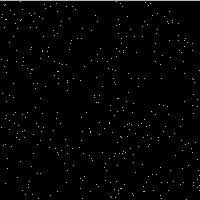
Frame 1 (no input)
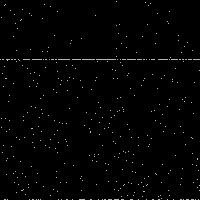
Frame 60 (the mouse pressed at the canvas centre just before this capture)
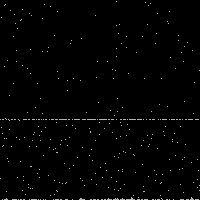
Frame 120 (the mouse held since frame 60 and released just before this capture)

The Processing sketch that drew these frames (run headless with seeded random() and noise(); from frame 60 on, the mouse is pressed at the canvas centre):

// Processing sketch: grid_phys
// ── grid_phys.pde
Particle[][] grid;
Particle[][] newGrid;
class Particle {
  int x, y;
  boolean fixed = false;

  Particle(int x, int y) {
    this.x = x;
    this.y = y;
  }

  void update() {
    Particle below = getParticle(x, y+1);
    Particle left = getParticle(x-1, y+1);
    Particle right = getParticle(x+1, y+1);

    if (fixed) {
       newGrid[x][y] = this;
    } else {
      if (below == null && !OOB(x, y+1)) {
        move(x, y+1);
      } else if (left == null && !OOB(x-1, y+1)) {
        move(x-1, y+1);
      } else if (right == null && !OOB(x+1, y+1)) {
        move(x+1, y+1);
      } else {
        newGrid[x][y] = this;
      }
    }
  }

  void move(int nx, int ny) {
    grid[x][y] = null;
    x = nx;
    y = ny;
    newGrid[x][y] = this;
  }
}

boolean OOB(int x, int y) {
  return (x < 0 || x > width-1 || y < 0 || y > height-1);
}
Particle getParticle(int x, int y) {
  if (OOB(x, y)) {
    return null;
  } else {
    return grid[x][y];
  }
}

void setup() {
  size(200, 200);
  //frameRate(5);
  grid = new Particle[width][height];
  newGrid = new Particle[width][height];
  for (int x = 0; x < width; x += 1) {
    for (int y = 0; y < height; y += 1) {
      if (random(1) < 0.01 || y == 0) {
        grid[x][y] = new Particle(x, y);
        if (random(1) < 0.5 && y != 0) {
          grid[x][y].fixed = true;
        }
      }
    }
  }
}


void draw() {
  background(0);
  stroke(255);
  for (int x = 0; x < width; x += 1) {
    for (int y = 0; y < height; y += 1) {
      Particle p = getParticle(x, y);
      if (p != null) {
        point(p.x, p.y);
        p.update();
      }
    }
  }

  grid = newGrid;
  newGrid = new Particle[width][height];
}
